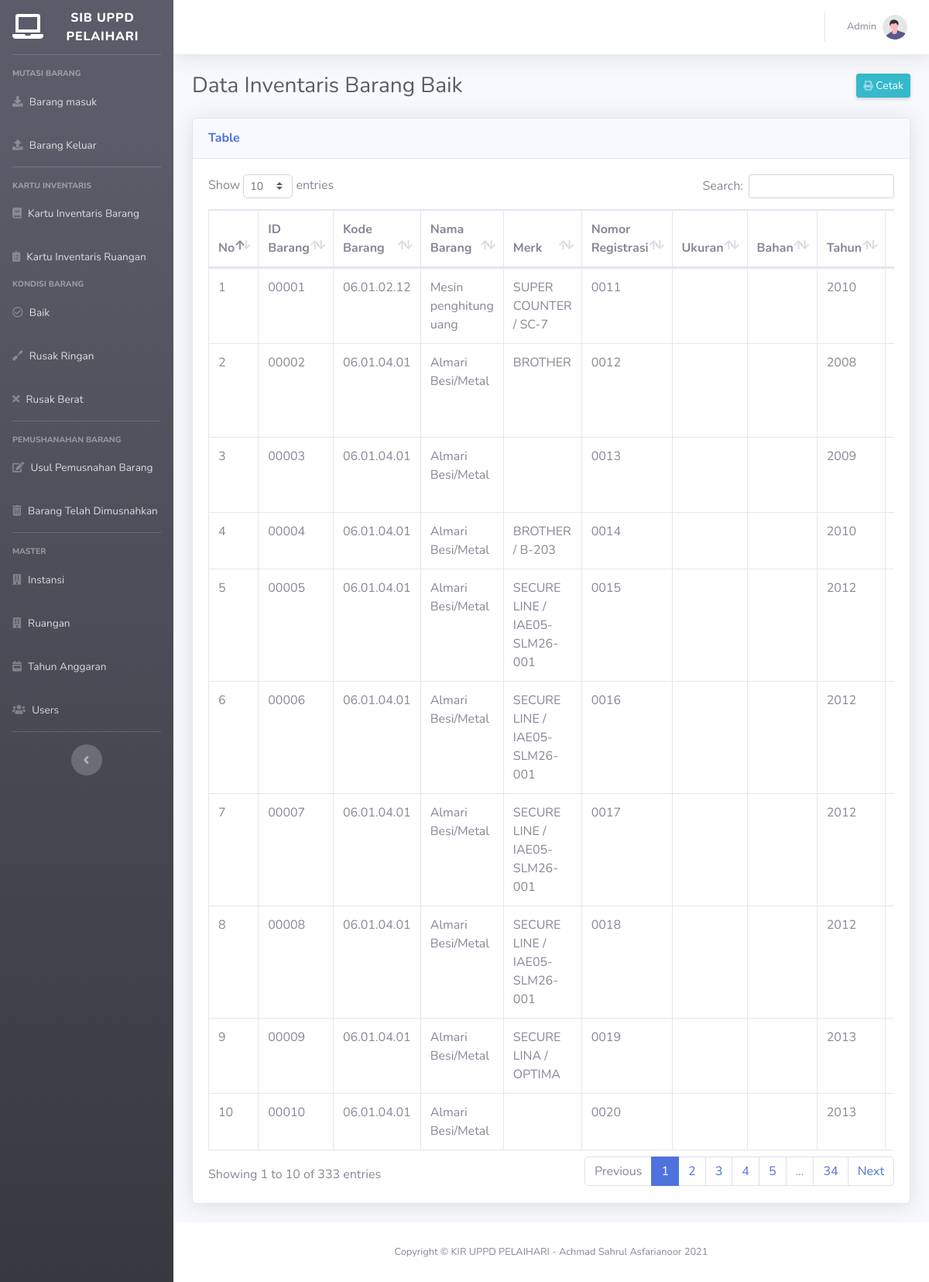
Before: /index.php/barangbaik with the older database file.
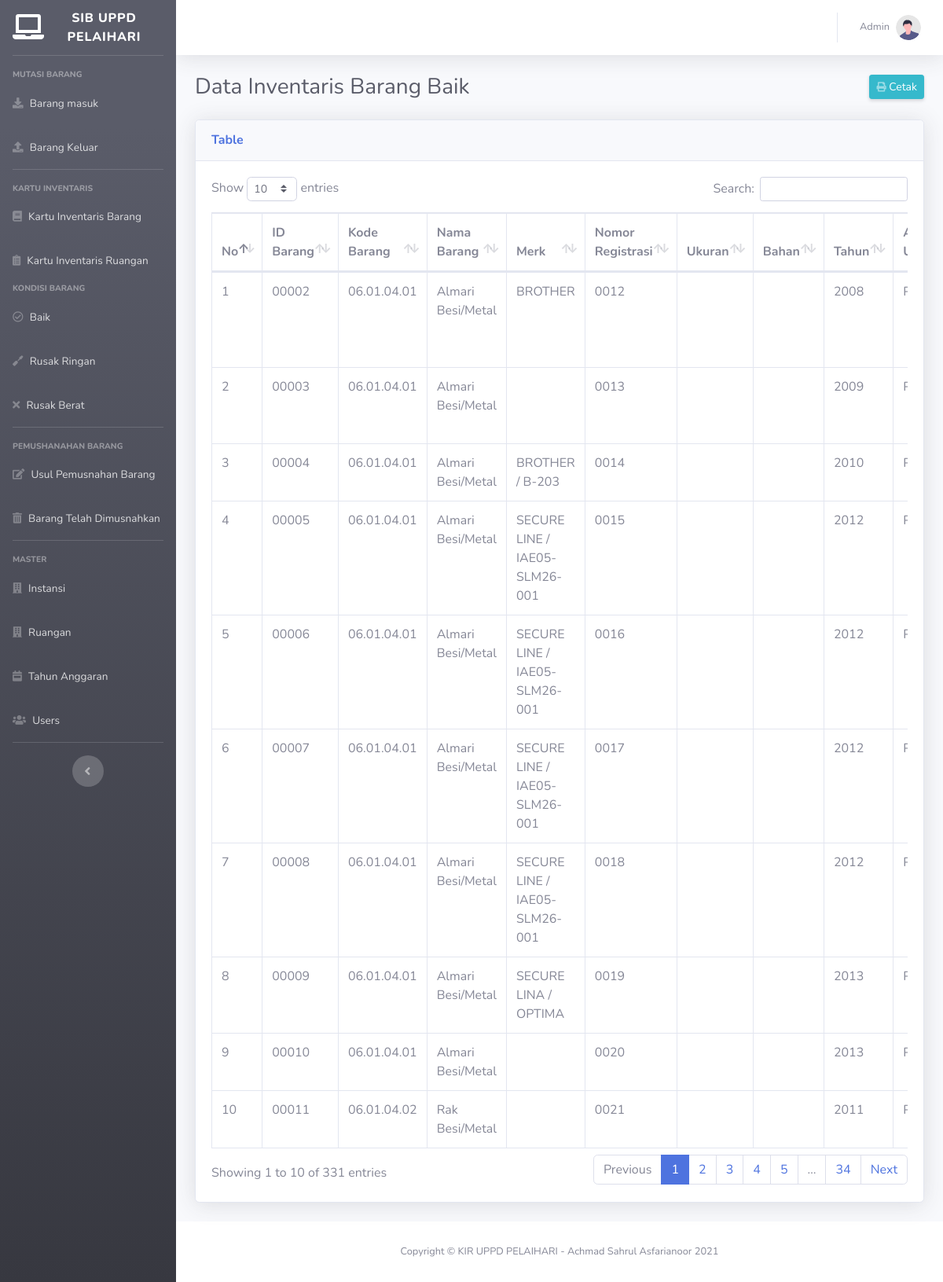
After: the same page with the newer database file.
### tables this page shows
CREATE TABLE `tb_inventaris` (
  `id_barang` varchar(10) NOT NULL,
  `kode_barang` varchar(11) NOT NULL,
  `nama_barang` varchar(70) DEFAULT NULL,
  `merk` varchar(50) NOT NULL,
  `nomor_registrasi` varchar(4) DEFAULT NULL,
  `ukuran` varchar(10) NOT NULL,
  `bahan` varchar(30) NOT NULL,
  `tahun_pembelian` varchar(4) DEFAULT NULL,
  `asal_usul` varchar(15) NOT NULL,
  `kondisi` varchar(15) DEFAULT NULL,
  `harga` int(15) DEFAULT NULL,
  `keterangan` varchar(100) NOT NULL,
  `Status` varchar(100) DEFAULT NULL,
  `id_ruangan` int(5) DEFAULT NULL
);

### application/controllers/Barangbaik.php (called while the page is built, shortened)
<?php
	class Barangbaik extends Controller
	{
		function __construct()
		{
			$this->load->model(array('barangbaik_model', 'ruangan_model'));
		}
		public function index()
		{
			$data['barangbaik']=$this->barangbaik_model->lihat_barangbaik_by_kondisi('Baik', 'Unit Pelayanan Pendapatan Daerah Pelaihari');
			$this->load->view('template/sidebar');
			$this->load->view('template/header');
			$this->load->view('barangbaik/view_data', $data);
			$this->load->view('template/footer');
		}
	}

### index.php (called while the page is built, shortened)
<?php
require_once BASEPATH.'core/CodeIgniter.php';

### application/models/Barangbaik_model.php (called while the page is built, shortened)
<?php
class Barangbaik_model extends CI_Model
{
    public function lihat_barangbaik_by_kondisi($kondisi, $status)
    {
        $query = $this->db->select('*')
                            ->from('tb_inventaris')
                            ->join('tb_ruangan', 'tb_ruangan.id_ruangan = tb_inventaris.id_ruangan', 'left')
                            ->where(['tb_inventaris.kondisi' => $kondisi])
                            ->where(['tb_inventaris.status' => $status])
                            ->get()->result_array();
        return $query;
    }
}

### application/views/barangbaik/view_data.php (the view, shortened to what this page needs)
               <div class="container-fluid">
                   <div class="d-sm-flex align-items-center justify-content-between mb-4">
                        <h1 class="h3 mb-0 text-gray-800">Data Inventaris Barang Baik</h1>
                        <a href="<?php echo base_url("barangbaik/laporan_pdf/");?>" target="_blank" class="d-none d-sm-inline-block btn btn-sm btn-info shadow-sm"><i
                                class="fas fa-print fa-sm text-white-50"></i>  Cetak  </a>
                    </div>
 <div class="card shadow mb-4">
     <div class="card-header py-3">
         <h6 class="m-0 font-weight-bold text-primary">Table</h6>
     </div>
     <div class="card-body">
         <div class="table-responsive">
             <table class="table table-bordered" id="dataTable" width="100%" cellspacing="0">
                 <thead>
                     <tr>
                         <th>No</th>
                         <th>ID Barang</th>
                         <th>Kode Barang</th>
                         <th>Nama Barang</th>
                         <th>Merk</th>
                         <th>Nomor Registrasi</th>
                         <th>Ukuran</th>
                         <th>Bahan</th>
                         <th>Tahun</th>
                         <th>Asal-Usul</th>
                     </tr>
                 </thead>
                 <tbody>
                 <?php
					$no = 1;
					foreach($barangbaik as $data):
                    ?>
					 <tr>
                        <td><?php echo $no++ ?></td>
                        <td><?php echo $data['id_barang'] ?></td>
                        <td><?php echo $data['kode_barang'] ?></td>
                        <td><?php echo $data['nama_barang'] ?></td>
                        <td><?php echo $data['merk'] ?></td>
                        <td><?php echo $data['nomor_registrasi'] ?></td>
                        <td><?php echo $data['ukuran'] ?></td>
                        <td><?php echo $data['bahan'] ?></td>
                        <td><?php echo $data['tahun_pembelian'] ?></td>
                        <td><?php echo $data['asal_usul'] ?></td>
                        </tr>
               <?php
                   endforeach;
               ?>
                 </tbody>
             </table>
         </div>
     </div>
 </div>
</div>
</div>

Changed rows visible on the page:
no longer on this page (row edited): tb_inventaris: id_barang "00001", kode_barang "06.01.02.12", nama_barang "Mesin penghitung uang", merk "SUPER COUNTER / SC-7", nomor_registrasi "0011", tahun_pembelian "2010"
now on this page (row unchanged): tb_inventaris: id_barang "00011", kode_barang "06.01.04.02", nama_barang "Rak Besi/Metal", nomor_registrasi "0021", tahun_pembelian "2011"
Other visible differences:
text written by a page script: "Show entries Search: Showing 1 to 10 of 333 entries Previous 1 2 3 4 5 … 34 Next" → "Show entries Search: Showing 1 to 10 of 331 entries Previous 1 2 3 4 5 … 34 Next"
